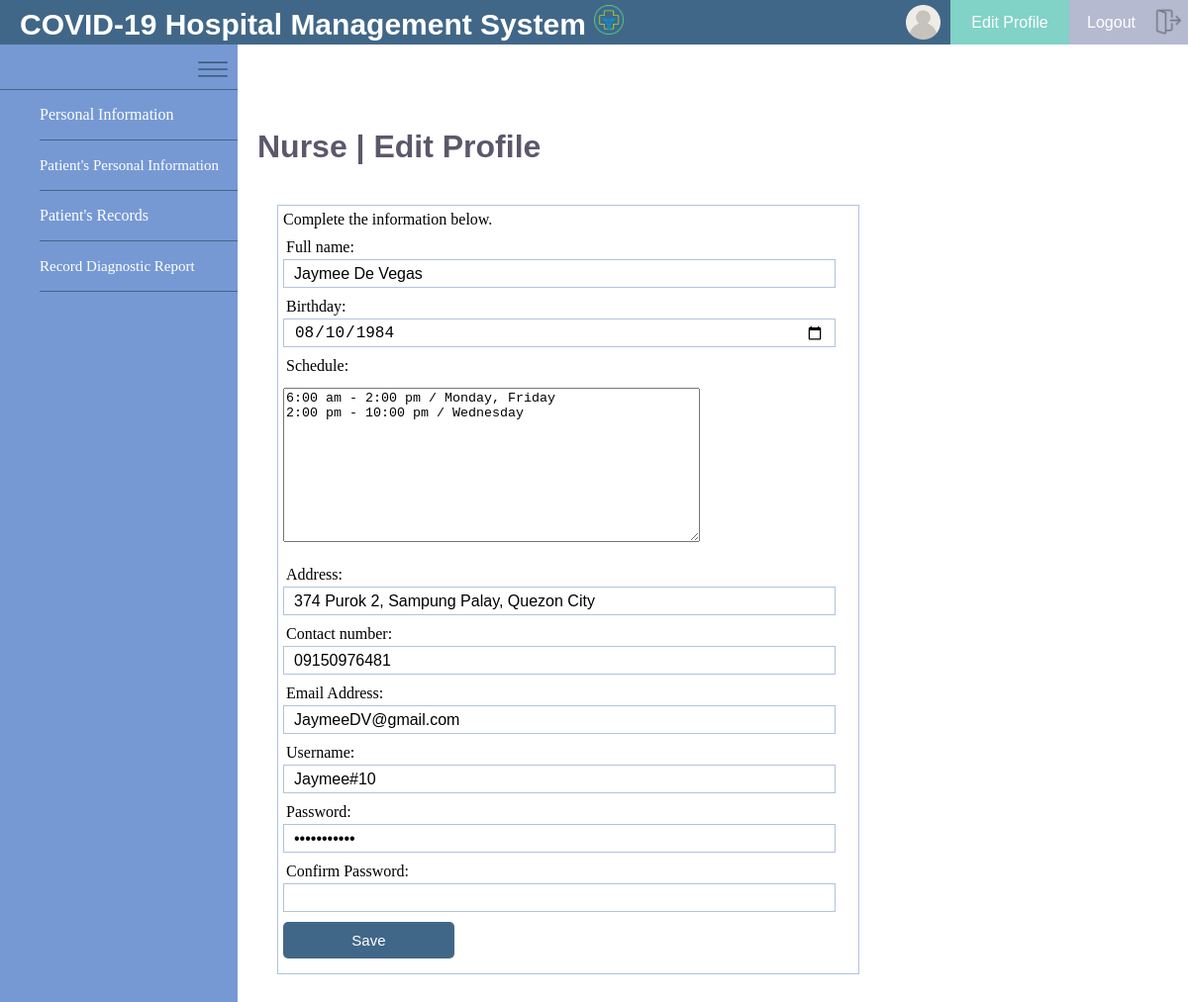
Screenshot of /Nurse/nurse_edit.php (signed in) with the database file from the repository.
### tables this page shows
CREATE TABLE `nurse_register` (
  `ID` int(11) NOT NULL,
  `nFull_name` varchar(255) NOT NULL,
  `nBirthday` date NOT NULL,
  `nSchedule` varchar(255) NOT NULL,
  `nAddress` varchar(255) NOT NULL,
  `nContact_no` varchar(200) NOT NULL,
  `nEmail_Add` varchar(255) NOT NULL,
  `nUsername` varchar(255) NOT NULL,
  `nPassword` varchar(255) NOT NULL
);

### Nurse/code.php (called while the page is built, shortened)
<?php
  $username =$_SESSION['username'];
?>

### Nurse/nurse_edit.php (the view, shortened to what this page needs)
<?php include('code.php'); ?>
<!DOCTYPE html>
<html>
<head>
	<link rel="stylesheet" type="text/css" href="n.css">
</head>
<body>
		<div class="navbar">
		<h1 id="name">COVID-19 Hospital Management System
			<img src="images/hospital.png" id="hospital">
		</h1>
	</div>
	<div id="username" style="font-family: arial; color: white; text-align: center; justify-content: center; line-height: 45px; font-size: 15px;">
		<img src="Images/user.png" id="userpng">
	</div>
	<div>
	<a href="nurse_edit.php"><div id="edit" style="font-family: arial; color: white; text-align: center; justify-content: center; line-height: 45px; font-size: 16px;">Edit Profile <img src="Images/edit.png" id="editpng"> </div></a>
		 	<a href="logout.php"><div id="logout" style="font-family: arial; color: white; text-align: center; justify-content: center; line-height: 45px; font-size: 16px;">Logout <img src="Images/logout.png" id="logoutpng"></div></a>
	<div id="menu">
		<img src="Images/menu.png" id="menus">
	</div>
	</div>
	<div class="area">
		<h1 class="htitle">Nurse | Edit Profile</h1>
		<form action="nurse_edit.php" method="post" class="form">
	<?php $results = mysqli_query($db, "SELECT * FROM nurse_register  where nUsername = '$username'"); ?>
	<?php while ($row = mysqli_fetch_array($results)) { ?>
		<p>Complete the information below.</p>
		<div class="edit">
		<div class="edit">
			<label for="fullname">Full name:</label>
			<input type="text" name="fullname" value="<?php echo $row['nFull_name']; ?>" required/ >
		</div>
		<div class="edit">
			<label for="bday">Birthday:</label>
			<input type="date" name="bday" value="<?php echo $row['nBirthday']; ?>" required/>
		</div>
		<div class="edit">
			<label for="sched">Schedule:</label>
			<textarea name="sched" class="edit" cols="50" rows="10" required/><?php echo $row['nSchedule']; ?></textarea>
		</div>
		<div class="edit">
			<label for="address">Address:</label>
			<input type="text" name="address" value="<?php echo $row['nAddress']; ?>" required/>
		</div>
		<div class="edit">
			<label for="contact">Contact number:</label>
			<input type="text" name="contact" value="<?php echo $row['nContact_no']; ?>" required/>
		</div>
		<div class="edit">
			<label for="email">Email Address:</label>
			<input type="email" name="email" value="<?php echo $row['nEmail_Add']; ?>" >
		</div>
		<div class="edit">
			<label for="username">Username:</label>
			<input type="text" name="username" readonly value="<?php echo $row['nUsername']; ?>" required/>
		</div>
		<div class="edit">
			<label for="pass1">Password:</label>
			<input type="password" name="pass1" value="<?php echo $row['nPassword']; ?>" required/>
		</div>
		<div class="edit">
			<label for="pass2">Confirm Password:</label>
			<input type="password" name="pass2"  required/>
		</div>
		<div class="edit">
		<button type="submit" name="submitnurse" class="btn">Save</button>
		</div>
		</div>
		<?php } ?>
	</form>
	</div>
	<div id="menulist">
		<ul>
			<li><a href="home.php">Personal Information</a></li>
			<li><a href="npatient_list.php" style="font-size: 15px">Patient's Personal Information</a></li>
			<li><a href="viewmed.php">Patient's Records</a></li>
			<li><a href="ndiagnostics.php" style="font-size: 15px;">Record Diagnostic Report</a></li>
		</ul>
	</div>
</body>
</html>

### Nurse/n.css (style rules this page uses)
* { margin: 0; }
#hospital { width: 30px; height: 30px; padding-top: 5px; }
#name { font-family: helvetica; font-size: 30px; color: white; text-align: left; text-indent: 20px; }
.navbar { background: #416788; width: 70%; height: 45px; float: left; }
#username { width: 10%; float: left; background: #416788; height: 45px; }
#edit { width: 10%; background: #81D2c7; float: left; height: 45px; }
#logout { width: 10%; background: #b5bad0; float: left; height: 45px; }
#menu { background: #7699d4; width: 20%; height: 45px; border-bottom: 1px solid #416788; float: left; }
#menulist { background: #7699d4; width: 20%; height:100vh; }
ul { box-sizing: border-box; }
ul li { font-family: verdana; background: #7699d4; border-bottom: 1px solid #416788; line-height: 50px; list-style: none; }
ul li a { text-decoration: none; color: white; }
.htitle { font-family: Arial; margin-top: 85px; text-indent:20px; color: #5d576b; }
.area { overflow: hidden; overflow-y: scroll; background: white; float: right; width: 80%; height: calc(100vh - 45px); box-sizing: border-box; }
.form { width: 60%; margin: 40px ; padding: 5px; border: 1px solid #B0C4DE; background: white; }
.edit { margin: 10px 0px 10px 0px; }
.edit label { display: block; text-align: left; margin: 3px; }
.edit input { height: 15px; width: 93%; padding: 6px 10px; font-size: 16px; border: 1px solid #b0c4de; }
.btn { padding: 10px; font-size: 15px; width: 30%; color: white; background: #416788; border: none; border-radius: 5px; }
#menus { height: 50px; width: 50px; float: right; }
#userpng { padding-top: 5px; padding-right: 10px; height: 35px; width: 35px; float: right; }
#logoutpng { padding-top: 5px; padding-right: 5px; height: 40px; width: 30px; float: right; }

### rows the page displays
nurse_register: fullname "Jaymee De Vegas", bday "08/10/1984", sched "6:00 am - 2:00 pm / Monday, Friday 2:00 pm - 10:00 pm / Wednesday", address "374 Purok 2, Sampung Palay, Quezon City", contact "09150976481", email "JaymeeDV@gmail.com", username "Jaymee#10"
